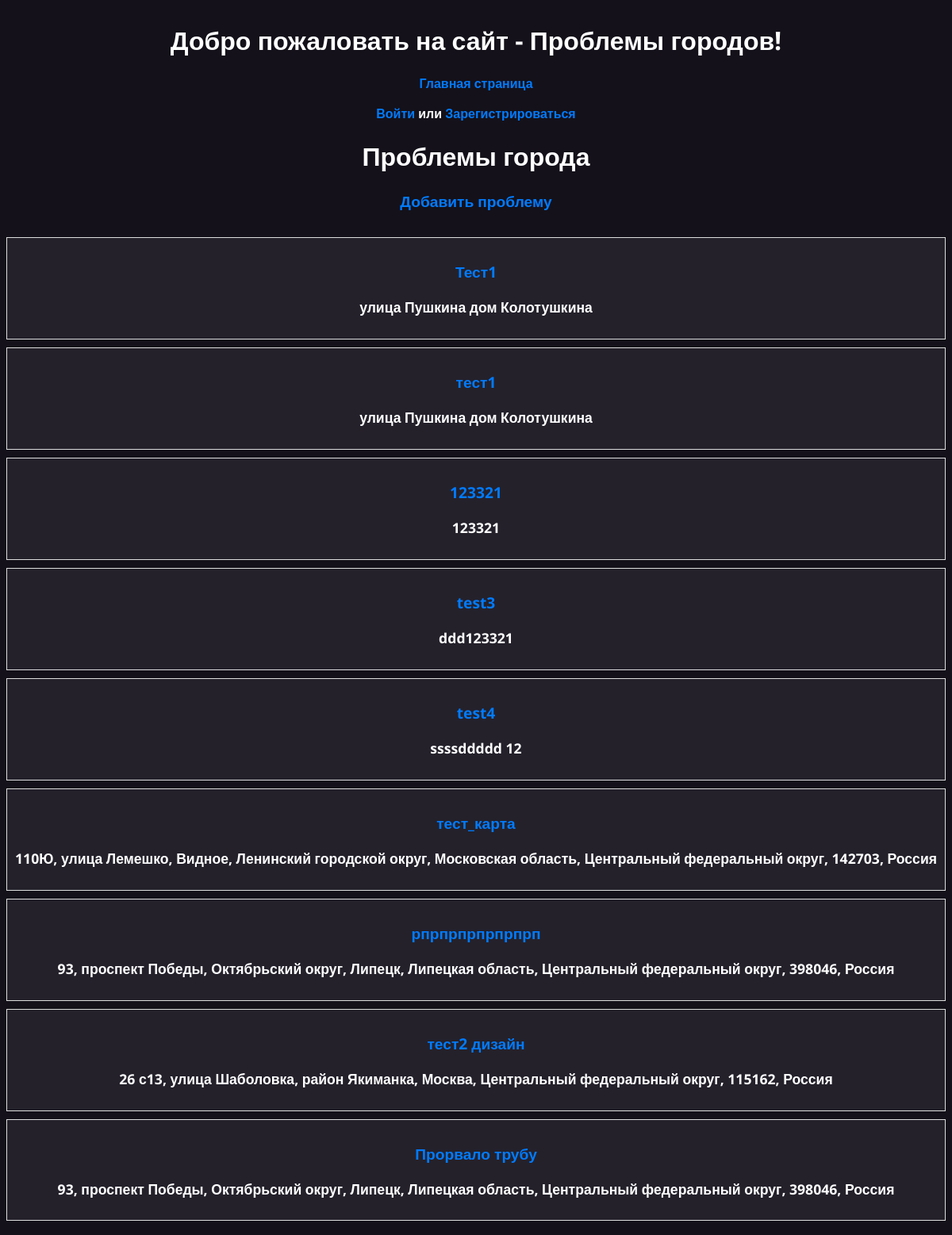
/list_of_problems, run on the app's committed database.
### my_app/models.py (models this page shows, shortened)
class Problem(models.Model):
    objects = None
    PROBLEM_TYPES = (
      ('infrastructure', 'Инфраструктура'),
      ('safety', 'Безопасность'),
      ('beautification', 'Благоустройство'),
      ('social', 'Социальное'),
      ('other', 'Другое'),
    )
    STATUS_CHOICES = (
      ('new', 'Новая'),
      ('in_progress', 'В процессе'),
      ('completed', 'Решена'),
      ('rejected', 'Отклонена'),
    )
    title = models.CharField(max_length=100, verbose_name="Название", null=False, blank=False)
    description = models.TextField(max_length=1000, verbose_name="Описание", null=False, blank=False)
    picture = models.ImageField(upload_to='images', verbose_name="Фото", null=True, blank=True)
    problem_type = models.CharField(max_length=50, choices=PROBLEM_TYPES)
    address = models.CharField(max_length=300, verbose_name="Адрес обьекта", null=False, blank=False)
    status = models.CharField(max_length=50, choices=STATUS_CHOICES)
    latitude = models.FloatField(verbose_name="Широта", null=True, blank=True)
    longitude = models.FloatField(verbose_name="Долгота", null=True, blank=True)
    create_time = models.DateTimeField(default=timezone.now, verbose_name="Дата создания")
    def get_absolute_url(self):
      return reverse('problem_detail', kwargs={'pk': self.pk})

### my_app/views.py (the view)
# urls.py: path('list_of_problems', views.problem_list_view, name='problem_list'),
def problem_list_view(request):
  problems = Problem.objects.all()
  return render(request, 'problem_list.html', {'problems': problems})

### my_app/templates/problem_list.html (shortened to what this page needs)
{% extends 'base.html' %}
{% block content %}
<div>
    <h1>Проблемы города</h1>
    <div class="add-problem">
      <a href="{% url 'problem_create' %}">Добавить проблему</a>
    </div>
    {% for problem in problems %}
    <div class="problem-item">
        <h3><a href="{{ problem.get_absolute_url }}">{{ problem.title }}</a></h3>
        <p>{{ problem.address }}</p>
    </div>
    {% endfor %}
</div>
{% endblock %}

### my_app/templates/base.html (style rules this page uses)
html { display: grid; text-align: center; color: white; background-color: #14111A; font-family: "Open Sans", sans-serif; font-optical-sizing: auto; font-weight: 655; font-style: normal; font-variation-settings: "wdth" 91.8; }
a { text-decoration: none; color: #007bff; }

### my_app/templates/problem_list.html (style rules this page uses)
.problem-item { border: 1px solid #ddd; padding: 10px; margin-bottom: 10px; margin-up: 1.2rem border-radius: 5px; background-color: #24212B; }
.problem-item p { font-size: 1.1rem; }
.problem-item h3 { font-size: 1.2rem; }
.add-problem a { font-size: 1.2rem; margin-bottom: 2rem; display: inline-block; }

### data on the page
Problem: title "Тест1", address "улица Пушкина дом Колотушкина"
Problem: title "тест1", address "улица Пушкина дом Колотушкина"
Problem: title "123321", address "123321"
Problem: title "test3", address "ddd123321"
Problem: title "test4", address "ssssddddd 12"
Problem: title "тест_карта", address "110Ю, улица Лемешко, Видное, Ленинский городской округ, Московская область, Центральный федеральный округ, 142703, Россия"
Problem: title "рпрпрпрпрпрпрп", address "93, проспект Победы, Октябрьский округ, Липецк, Липецкая область, Центральный федеральный округ, 398046, Россия"
Problem: title "тест2 дизайн", address "26 с13, улица Шаболовка, район Якиманка, Москва, Центральный федеральный округ, 115162, Россия"
Problem: title "Прорвало трубу", address "93, проспект Победы, Октябрьский округ, Липецк, Липецкая область, Центральный федеральный округ, 398046, Россия"
